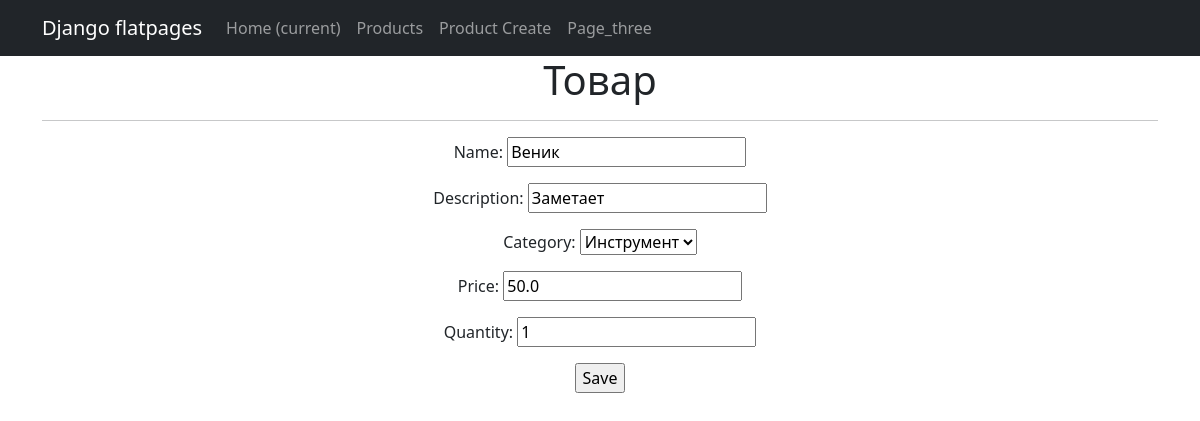
Page /products/3/update/ on the committed database.
### simpleapp/models.py (models this page shows, shortened)
class Product(models.Model):
    name = models.CharField(
        max_length=50,
        unique=True, # названия товаров не должны повторяться
    )
    description = models.TextField()
    quantity = models.IntegerField(
        validators=[MinValueValidator(0)],
    )
    category = models.ForeignKey(
        to='Category',
        on_delete=models.CASCADE,
        related_name='products', # все продукты в категории будут доступны через поле products
    )
    price = models.FloatField(
        validators=[MinValueValidator(0.0)],
    )

class Category(models.Model):
    name = models.CharField(max_length=100, unique=True)
    def __str__(self):
        return self.name.title()

### simpleapp/views.py (the view)
# urls.py: path('<int:pk>/update/', ProductUpdate.as_view(), name='product_update'),
class ProductUpdate(UpdateView):
    form_class = ProductForm
    model = Product
    template_name = 'product_edit.html'

### simpleapp/forms.py (shortened to what this page needs)
class ProductForm(forms.ModelForm):
    description = forms.CharField(min_length=20)
    class Meta:
        model = Product
        fields = [
            'name',
            'description',
            'category',
            'price',
            'quantity',
        ]

### templates/product_edit.html (shortened to what this page needs)
{% extends 'flatpages/default.html' %}
{% block content %}
<h1>Товар</h1>
<hr>
<form action="" method="post">
    {{ form.as_p }}
    <input type="submit" value="Save" />
</form>
{% endblock content %}

### rows in the picture
Product: name "Веник", description "Заметает", category "Инструмент", price "50.0", quantity "1"
